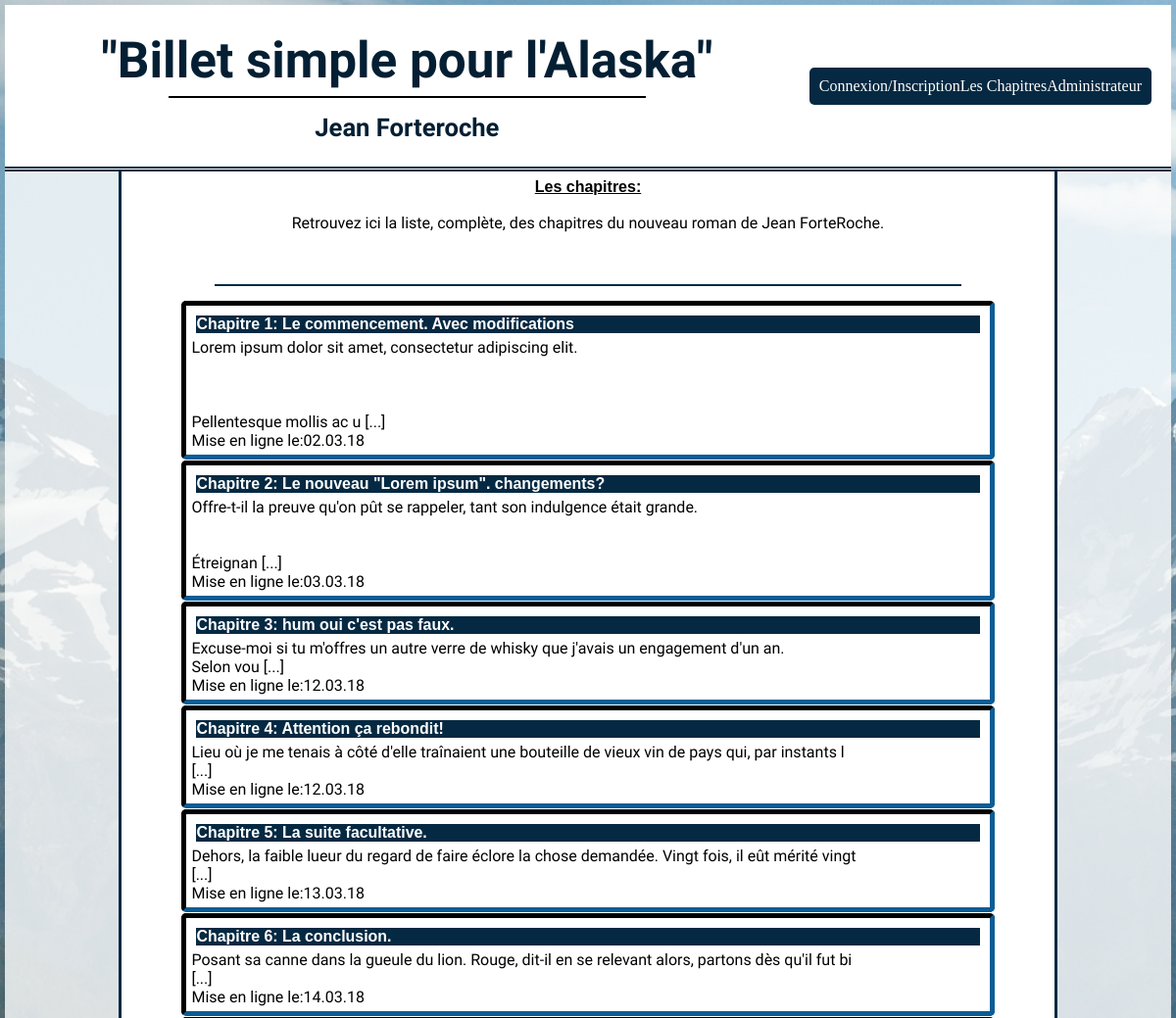
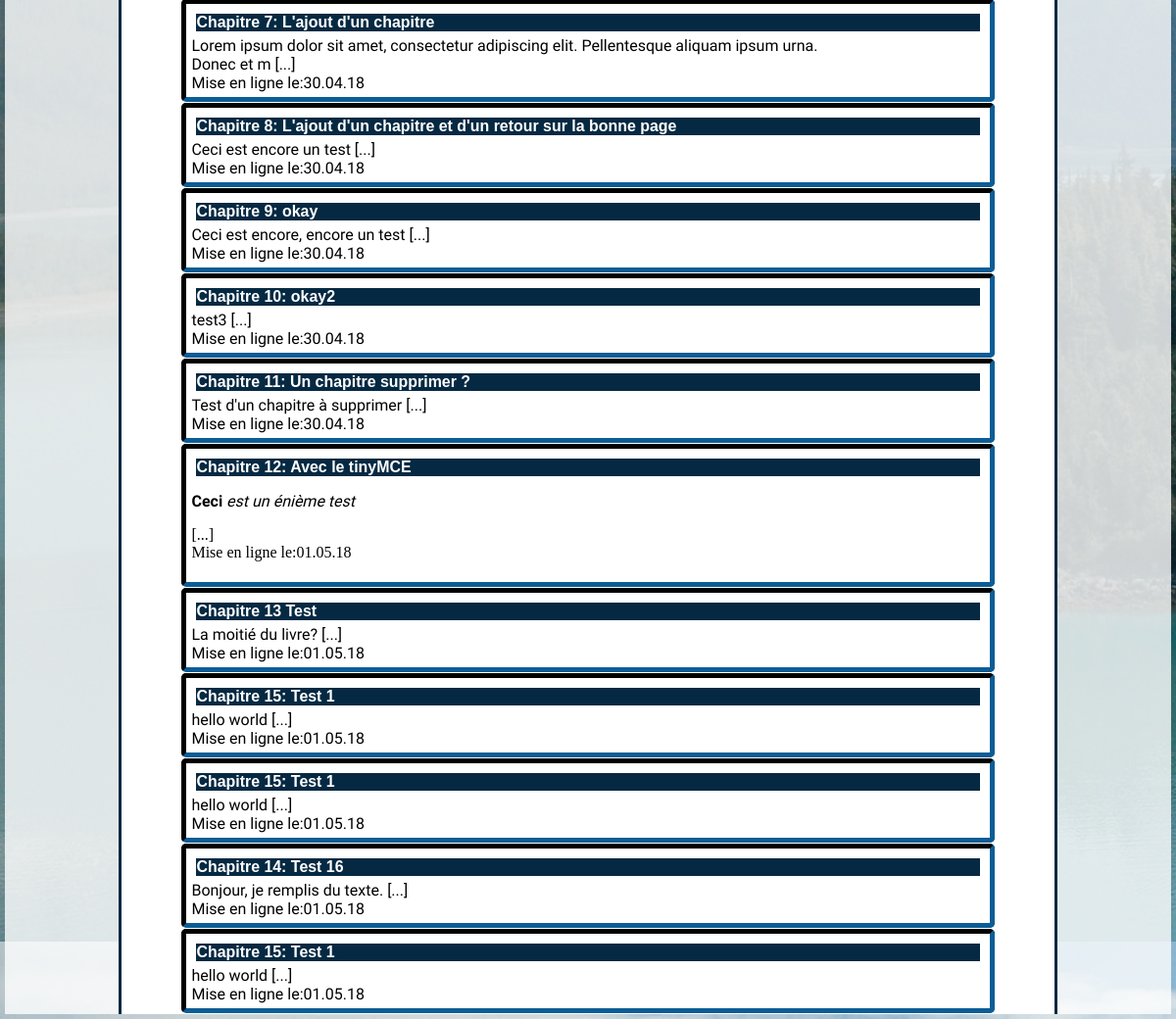
Page /home.php on the earlier database version (2 pictures, top to bottom).
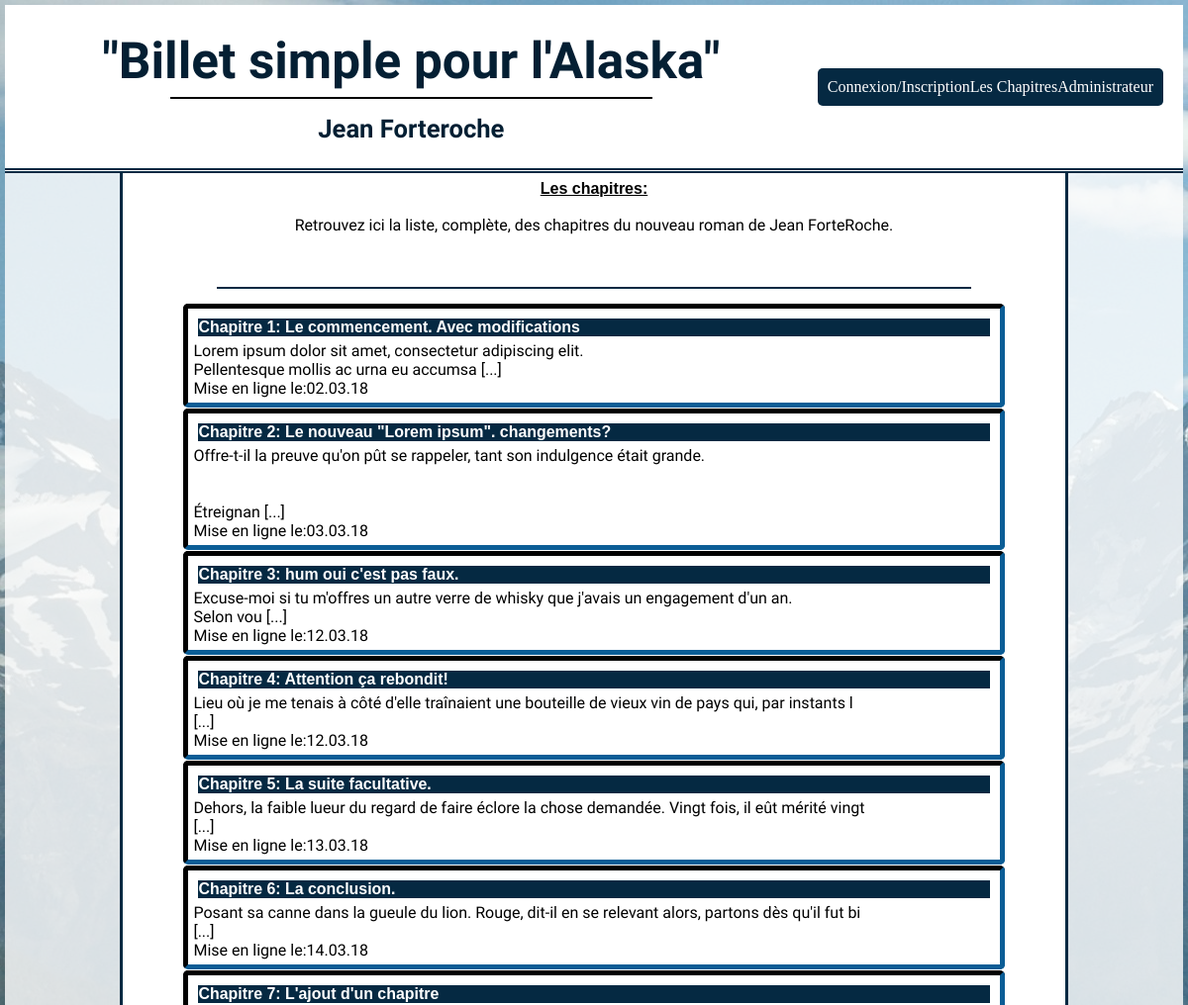
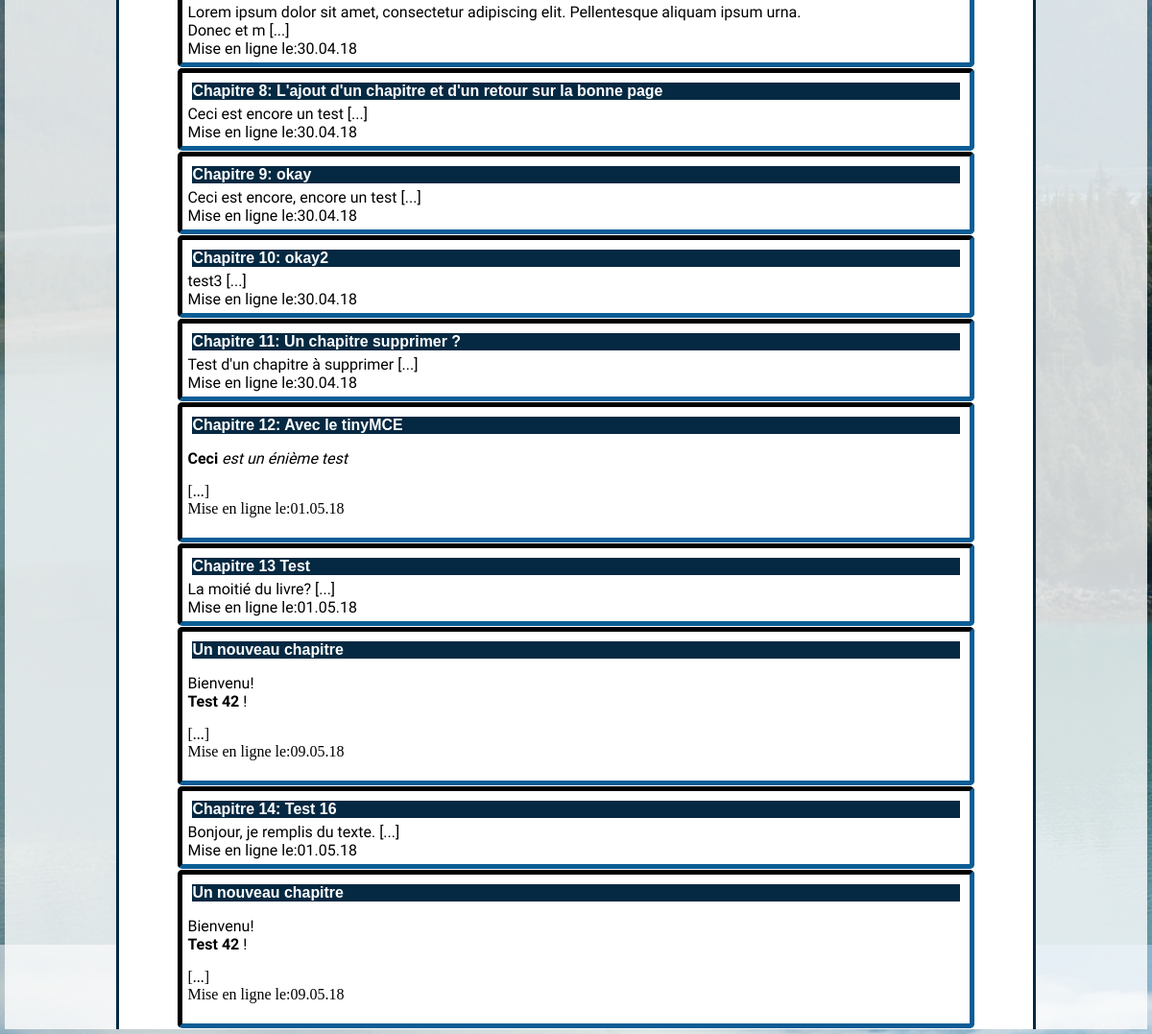
Same page on the later database version (2 pictures, top to bottom).
### tables this page shows
CREATE TABLE IF NOT EXISTS `chapitres` (
  `id` int(11) NOT NULL AUTO_INCREMENT,
  `pseudo_member` varchar(50) NOT NULL,
  `titre` text NOT NULL,
  `textchap` text NOT NULL,
  `date_edition` datetime NOT NULL,
  `comms` text,
  PRIMARY KEY (`id`)
);

### controller/Front.php (called while the page is built, shortened)
<?php
require_once("./model/chaptersManager.php");
function  headBand(){
	require ("./view/portions/header.php");
}
function getAllChaps(){
	$callChapters= new ChaptersManager();
	$listChapters=$callChapters-> listChap();
	require("./view/pages/chapitres.php");
}

### model/chaptersManager.php (called while the page is built, shortened)
<?php
class ChaptersManager extends Manager
{
	public function listChap(){
		$bdd=$this->dbConnect();
		$allchap= $bdd->query('SELECT id,titre,SUBSTR(textchap, 1, 100)as textchap,date_format(date_edition,"%d.%m.%y")as date_fr FROM chapitres  ');
		return $allchap;
	}
}

### view/pages/chapitres.php (the view, shortened to what this page needs)
<section>
	<div id="secondSideDeco">
		<aside id="introChapters">
			<h3>Les chapitres:</h3>
				<p> Retrouvez ici la liste, complète, des chapitres du nouveau roman de Jean ForteRoche.  </p>
		</aside>
		<article id="seleChap">
				<?php
					while ($list=$listChapters->fetch() ) {
				?>
				<div class="thumbnail">
					<h5><a href="./home.php?action=selectionchapitre&amp;id=<?php echo $list['id']; ?>"><?php echo htmlspecialchars($list['titre'])?></a>
					</h5>
						<p class="sumChapters"> <?= nl2br($list['textchap']);?> [...]</br>
						Mise en ligne le:<?php echo htmlspecialchars($list['date_fr']);?></p>
				</div>
				<?php
					}
				?>
		</article>
	</div>
</section>

### home.php (shortened to what this page needs)
<?php
if (!(isset($_GET['action']) ) ) {
	require("controller/Front.php");
		headBand();
		getAllChaps();
}
?>

### view/portions/header.php (shortened to what this page needs)
<head>
		<link rel="stylesheet" type="text/css" href="view/css/menu.css">
	<link rel="stylesheet" type="text/css" href="view/css/styles.css">
	<link rel="stylesheet" type="text/css" href="view/css/stylesA.css">
	<link rel="stylesheet" type="text/css" href="view/css/stylesResponsiv.css">
</head>
	<body>
		<header>
			<div id="headR_Home">
				<h1><a href="./home.php"> "Billet simple pour l'Alaska"</a></h1>
					<div id="lower_Deco">
						<div id="line_Ink"></div>
						<h2> Jean Forteroche</h2>
					</div>
			</div>
			<div id="nav_Log">
				<nav>
					<ul>
						<?php
							if (!isset($_SESSION['pseudo'])){
						?>
						<li><a href="./home.php?action=inscription">Connexion/Inscription</a>
						</li>
						<?php
							}
						?>
						<li><a href="./home.php?action=chapitres">Les Chapitres</a>
						</li>
						<?php
							if (!isset($_SESSION['id'])|| $_SESSION['id']==115){
								echo "<li><a href='./home.php?action=admin'>Administrateur</a></li>";
								}
						?>
					</ul>
				</nav>
			</div>
		</header>
	</body>

### view/css/menu.css (style rules this page uses)
nav { margin: auto; }
nav ul { list-style-type: none; background-color: #052942; margin-right: 20px; padding: 10px; border-radius: 5px; max-height: 50px; display: flex; justify-content: space-around; align-items: center; }
nav a { color:white; }

### view/css/styles.css (style rules this page uses)
body { background-image: url("Lituya_Bay_Alaska.jpg"); margin: 5px; }
header { background: white; border-bottom: 5px double #052942; height: 165px; }
h1 { font-family: 'Dancing Script', cursive; color:#041F33; font-size: 3.2em; margin: auto; text-align: center; }
h2 { font-size: 1.6em; }
h3 { margin:2px; text-align: center; font-family: 'Dancing Script', cursive; }
h5 { background: #052942; margin:5px; }
p { font-family: 'Raleway', sans-serif; }
#headR_Home { height:120px; background: white; display: flex; flex-direction: column; width:65%; margin: auto; }
#nav_Log { display: flex; flex-direction: column; justify-content: space-around; }
section { background:rgba(255,255,255,0.8); }
aside { display: flex; flex-direction: column; margin: 5px; border-bottom:solid #052942 2px; height: 240px; overflow: auto; }
#secondSideDeco { margin: auto; background: white; width:80%; height: inherit; border-left: solid #052942; border-right: solid #052942; display: flex; flex-direction: column; align-items: center; }
h5 a { font-family: 'Helvetica'; font-size: 1.2em; color: white; margin: 0px; }
#introChapters { height:110px; text-align: center; width: 80% }
#seleChap { margin-top: 10px; width: 100%; }
.sumChapters { width: inherit; margin: 0px; }
.thumbnail { border: inset 5px #052942; border-radius: 5px; margin: auto; padding: 5px; width: 85%; margin-bottom: 1px; }

### view/css/stylesA.css (style rules this page uses)
a { text-decoration: none; }
header { display: flex; }
h1 a { color:#041F33; }
h2 { font-family: 'Dancing Script', cursive; color:#041F33; margin: 0px; padding-top: 15px; }
#lower_Deco { display: flex; flex-direction: column; align-items: center; justify-content: flex-end; width: 90%; margin: auto; }
#line_Ink { height: 2px; background: black; width: 70%; }
h3 { font-size: 1em; font-family: 'Arial'; text-decoration: underline; }

Differences in the rows shown:
removed chapitres: titre "Chapitre 15: Test 1", textchap "hello world", date_fr "01.05.18"
removed chapitres: titre "Chapitre 15: Test 1", textchap "hello world", date_fr "01.05.18"
removed chapitres: titre "Chapitre 15: Test 1", textchap "hello world", date_fr "01.05.18"
changed chapitres "Chapitre 1: Le commencement. Avec modifications": textchap "Lorem ipsum dolor sit amet, consectetur adipiscing elit. Pellentesque mollis ac u" → "Lorem ipsum dolor sit amet, consectetur adipiscing elit. Pellentesque mollis ac urna eu accumsa"
added chapitres: titre "Un nouveau chapitre", textchap "Bienvenu! Test 42 !", date_fr "09.05.18"
added chapitres: titre "Un nouveau chapitre", textchap "Bienvenu! Test 42 !", date_fr "09.05.18"
